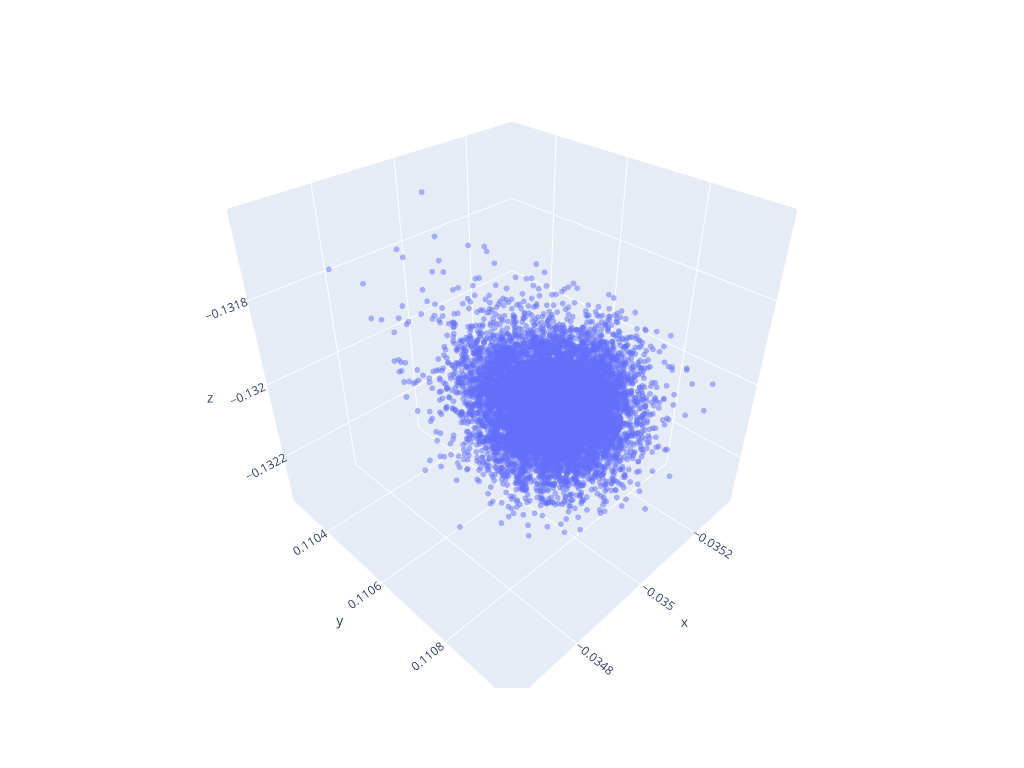

Write notebook code for a chart like this one.
### Markdown cell above
# Raw

### Code cell
import numpy as np
import plotly.express as px

# Expect subset to be defined already (sampled points)
dim_indices = (0, 1, 2)

x, y, z = (subset[:, i] for i in dim_indices)

# Outlier filtering parameters
lower_q = 0.0
upper_q = 1.0

x_low, x_high = np.quantile(x, [lower_q, upper_q])
y_low, y_high = np.quantile(y, [lower_q, upper_q])
z_low, z_high = np.quantile(z, [lower_q, upper_q])

mask = (
    (x >= x_low) & (x <= x_high) &
    (y >= y_low) & (y <= y_high) &
    (z >= z_low) & (z <= z_high)
)

removed_count = (~mask).sum()
print(f"Removed {removed_count} outlier points out of {subset.shape[0]} ({removed_count / subset.shape[0]:.2%})")

if removed_count > 0:
    outliers = np.column_stack([x[~mask], y[~mask], z[~mask]])
    max_print = 10
    print("Sample outlier points (x,y,z):")
    print(outliers[:max_print])

# Keep only inliers
x_f, y_f, z_f = x[mask], y[mask], z[mask]

# Axis stats BEFORE unification (for debugging / understanding clustering)
for name, arr in zip(['x','y','z'], [x_f, y_f, z_f]):
    print(f"{name}: min={arr.min():.6f} max={arr.max():.6f} span={(arr.max()-arr.min()):.6f} mean={arr.mean():.6f} std={arr.std():.6f}")

# Detect degenerate (near-constant) axes
EPS = 1e-12
spans = np.array([x_f.max()-x_f.min(), y_f.max()-y_f.min(), z_f.max()-z_f.min()])
if np.any(spans < EPS):
    print("WARNING: One or more axes have (near) zero span. Data may be constant or precision-collapsed.")

# Optional standardization to reveal variation if values are very tiny
apply_standardize_if_tiny = True
tiny_threshold = 1e-8
if apply_standardize_if_tiny and np.all(spans < tiny_threshold):
    print("All spans are tiny; applying z-score standardization to x,y,z for visualization only.")
    def safe_std(a):
        s = a.std()
        return s if s > 0 else 1.0
    x_v = (x_f - x_f.mean()) / safe_std(x_f)
    y_v = (y_f - y_f.mean()) / safe_std(y_f)
    z_v = (z_f - z_f.mean()) / safe_std(z_f)
    standardized = True
else:
    x_v, y_v, z_v = x_f, y_f, z_f
    standardized = False
print(f"Using standardized coordinates: {standardized}")

# Scaling strategy options
# 'symmetric': center each axis at its own midpoint but use the MAX half-span (after any standardization)
# 'independent': each axis keeps its own min/max
# 'global': single global min/max across axes (can collapse if data spans are identical tiny intervals)
scaling_mode = 'symmetric'  # change to 'symmetric' if collapse persists

if scaling_mode == 'independent':
    xr, yr, zr = ( [x_v.min(), x_v.max()], [y_v.min(), y_v.max()], [z_v.min(), z_v.max()] )
elif scaling_mode == 'global':
    vals = np.concatenate([x_v, y_v, z_v])
    gmin, gmax = float(vals.min()), float(vals.max())
    if abs(gmax - gmin) < EPS:
        # Expand artificially so Plotly can render a volume
        pad = 1.0 if standardized else 1e-3
        print(f"Global span ~0 (gmin={gmin:.6g}, gmax={gmax:.6g}); padding by +/-{pad}")
        gmin -= pad
        gmax += pad
    xr = yr = zr = [gmin, gmax]
else:  # symmetric
    mins = np.array([x_v.min(), y_v.min(), z_v.min()])
    maxs = np.array([x_v.max(), y_v.max(), z_v.max()])
    centers = (mins + maxs) / 2.0
    half_spans = (maxs - mins) / 2.0
    H = half_spans.max()
    if H < EPS:
        H = 1.0 if standardized else 1e-3
        print(f"Symmetric mode: half-span ~0, padding H={H}")
    xr = [centers[0]-H, centers[0]+H]
    yr = [centers[1]-H, centers[1]+H]
    zr = [centers[2]-H, centers[2]+H]

print(f"Using scaling mode: {scaling_mode}")
print(f"Ranges -> x:{xr} y:{yr} z:{zr}")

fig = px.scatter_3d(x=x_v, y=y_v, z=z_v, opacity=0.5)
fig.update_traces(marker=dict(size=2))
fig.update_layout(
    width=1024,
    height=768,
    scene=dict(
        xaxis=dict(range=xr),
        yaxis=dict(range=yr),
        zaxis=dict(range=zr),
        aspectmode='cube'
    )
)
fig.show()

filtered_indices = np.nonzero(mask)[0]

### Figure 1 — Plotly figure (JSON) as saved in the notebook; plotly's stock layout.template omitted (floating-point values rounded to 4 significant figures; data arrays with more than 128 entries replaced by an {"elided": "..."} marker saying what was removed)
{"data": [{"hovertemplate": "x=%{x}<br>y=%{y}<br>z=%{z}<extra></extra>", "legendgroup": "", "marker": {"color": "#636efa", "opacity": 0.5, "size": 2, "symbol": "circle"}, "mode": "markers", "name": "", "scene": "scene", "showlegend": false, "type": "scatter3d", "x": {"elided": "10000 float values"}, "y": {"elided": "10000 float values"}, "z": {"elided": "10000 float values"}}], "layout": {"height": 768, "legend": {"tracegroupgap": 0}, "margin": {"t": 60}, "scene": {"aspectmode": "cube", "domain": {"x": [0, 1], "y": [0, 1]}, "xaxis": {"range": [-0.03534, -0.03463], "title": {"text": "x"}}, "yaxis": {"range": [0.1103, 0.111], "title": {"text": "y"}}, "zaxis": {"range": [-0.1323, -0.1316], "title": {"text": "z"}}}, "width": 1024}}
